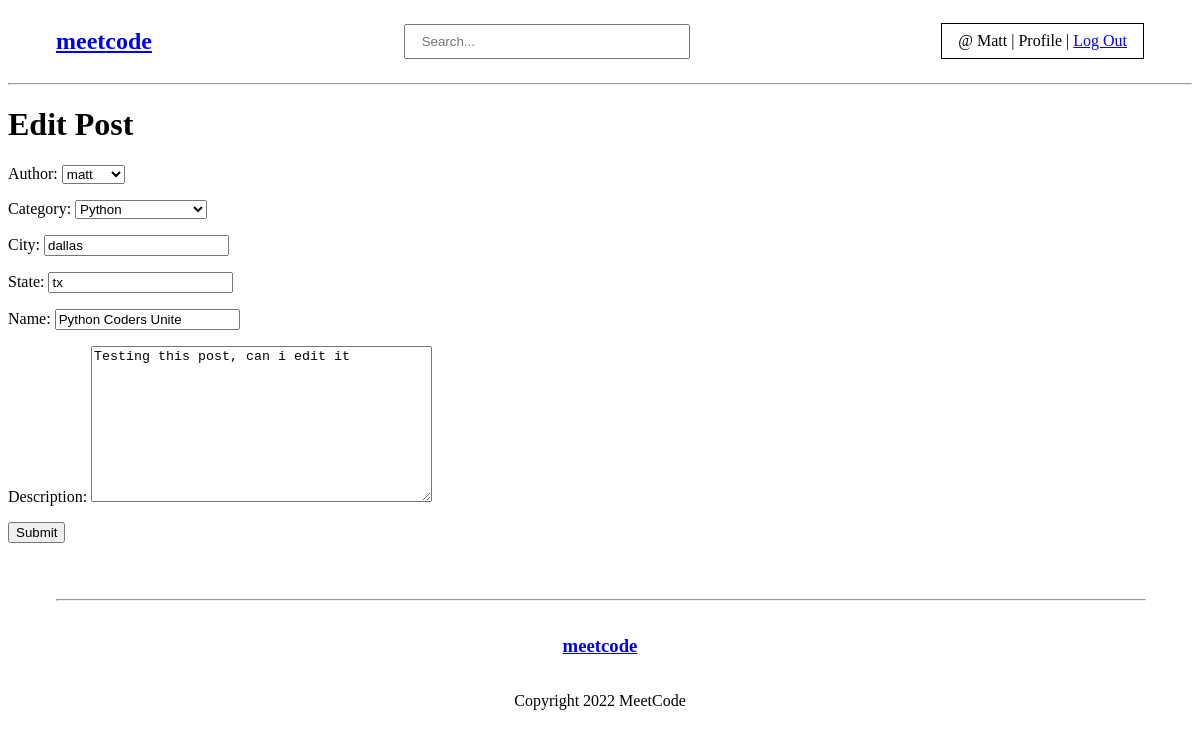
Screenshot of /edit-board/8 (signed in) with the database file from the repository.
### base/models.py (models this page shows, shortened)
class Board(models.Model):
    author = models.ForeignKey(User, on_delete=models.SET_NULL, null=True)
    category = models.ForeignKey(Category, on_delete=models.SET_NULL, null=True)
    city = models.CharField(max_length=30, null=True, blank=True)
    state = models.CharField(max_length=2, null=True, blank=True)
    name = models.CharField(max_length=200)
    description = models.TextField(null=True, blank=True)
    updated = models.DateTimeField(auto_now=True)
    created = models.DateTimeField(auto_now_add=True)
    class Meta:
        ordering = ['-updated', '-created']

class Category(models.Model):
    name = models.CharField(max_length=50)
    def __str__(self):
        return self.name

### base/views.py (the view)
# urls.py: path("edit-board/<str:pk>", views.editBoard, name="edit-board"),
@login_required(login_url='user-login')
def editBoard(request, pk):
    board = Board.objects.get(id=pk)
    form = BoardForm(instance = board)
    if request.user != board.author:
        return redirect('error')
    if request.method == 'POST':
        form = BoardForm(request.POST, instance=board)
        if form.is_valid():
            form.save()
            return redirect('home')
    context = {'form': form}
    return render(request, 'base/edit_board.html', context)

### base/forms.py
class BoardForm(ModelForm):
    class Meta:
        model = Board
        fields = '__all__'

### base/templates/base/edit_board.html (shortened to what this page needs)
{% extends 'layout.html' %}
{% block content %}
<h1>Edit Post</h1>
<div>
    <form method="POST" action="">
        {{ form.as_p }}
        <input type="submit" value="Submit" />
    </form>
</div>
{% endblock content%}

### templates/navbar.html
<nav class="navbar-container">
    <div>
        <a href="/">
            <h2>meet<strong>code</strong></h2>
        </a>
    </div>
    <div class="search-container">
        <form method="GET"action="{% url 'home' %}">
            <input id="main-search" type="text" name="q" placeholder="Search...">
        </form>
    </div>
    <div class="user-container">
        {% if request.user.is_authenticated %}
        <span>@ {{user.username.capitalize}} | </span>
        <span> Profile | </span>
        <a href="{% url 'user-logout' %}">Log Out</a>
        {% else %}
        <a href="{% url 'user-login' %}">Login</a>
        {% endif %}
    </div>
</nav>
<hr>

### templates/layout.html (style rules this page uses)
.navbar-container { display: flex; justify-content: space-between; align-items: center; padding: 0 3rem; }
.search-container { padding: .5rem 2rem; }
#main-search { padding: .5rem 1rem; width: 250px; outline: none; }
.user-container { border: 1px solid #000; padding: .5rem 1rem; }

### rows the page displays
Board: author "matt", category "Python", city "dallas", state "tx", description "Testing this post, can i edit it"
Category: name "Python Coders Unite"

### other values shown
{{ user.username.capitalize }} "Matt"
